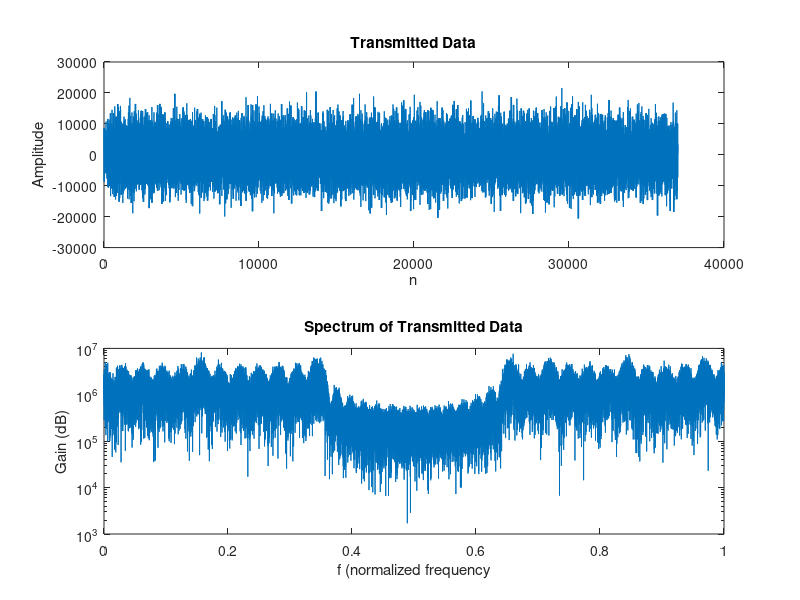

Source code (MATLAB):
% Script used to import data from cpp to matlab

N_samps=37028;


close all;
fid1=fopen('sent.dat','r');
x=fread(fid1,2*N_samps,'short');
fclose(fid1);

xComplex1= zeros(1,N_samps);
count = 1;
for i=1:2:2*N_samps
    xComplex1(count) = complex(x(i),x(i+1));
    count = count+1;
end

xComplex1=conj(xComplex1)';


%disp(['rms= ' num2str(rms(xComplex1))]);

%figure()
%plot(real(xComplex1));
% figure()
% plot(imag(xComplex1));

%figure()
%pwelch(xComplex1);
%semilogy(abs(fft(xComplex1)));
figure()
subplot(2,1,1)
plot(real(xComplex1)); 
title('Transmitted Data');
xlabel('n');
ylabel('Amplitude');
subplot(2,1,2)
semilogy(linspace(0,1,length(xComplex1)),abs(fft(xComplex1)));
title('Spectrum of Transmitted Data');
xlabel('f (normalized frequency');
ylabel('Gain (dB)');

pause();

%plot(abs(fft(xComplex1)));
% close all;
% fid1=fopen('dataBinNPaq.dat','r');
% x=fread(fid1,10000,'double');
% fclose(fid1);
